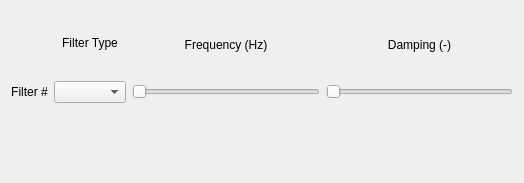
<?xml version="1.0" encoding="UTF-8"?>
<ui version="4.0">
 <class>FilterDefinition</class>
 <widget class="QWidget" name="FilterDefinition">
  <property name="geometry">
   <rect>
    <x>0</x>
    <y>0</y>
    <width>524</width>
    <height>183</height>
   </rect>
  </property>
  <property name="windowTitle">
   <string>Form</string>
  </property>
  <layout class="QHBoxLayout" name="horizontalLayout">
   <item>
    <layout class="QVBoxLayout" name="verticalLayout">
     <item>
      <widget class="QLabel" name="label_filter_n">
       <property name="text">
        <string>Filter #</string>
       </property>
       <property name="alignment">
        <set>Qt::AlignCenter</set>
       </property>
      </widget>
     </item>
    </layout>
   </item>
   <item>
    <layout class="QVBoxLayout" name="verticalLayout_3">
     <item>
      <widget class="QLabel" name="label">
       <property name="text">
        <string>Filter Type</string>
       </property>
       <property name="alignment">
        <set>Qt::AlignCenter</set>
       </property>
      </widget>
     </item>
     <item>
      <widget class="QComboBox" name="combo_filtertype"/>
     </item>
     <item>
      <widget class="QLabel" name="label_2">
       <property name="text">
        <string/>
       </property>
      </widget>
     </item>
    </layout>
   </item>
   <item>
    <layout class="QVBoxLayout" name="verticalLayout_4">
     <item>
      <widget class="QLabel" name="label_3">
       <property name="text">
        <string>Frequency (Hz)</string>
       </property>
       <property name="alignment">
        <set>Qt::AlignCenter</set>
       </property>
      </widget>
     </item>
     <item>
      <widget class="QSlider" name="slider_freq">
       <property name="maximum">
        <number>1000</number>
       </property>
       <property name="orientation">
        <enum>Qt::Horizontal</enum>
       </property>
      </widget>
     </item>
     <item>
      <widget class="QLabel" name="label_frequency">
       <property name="text">
        <string/>
       </property>
       <property name="alignment">
        <set>Qt::AlignCenter</set>
       </property>
      </widget>
     </item>
    </layout>
   </item>
   <item>
    <layout class="QVBoxLayout" name="verticalLayout_2">
     <item>
      <widget class="QLabel" name="label_5">
       <property name="text">
        <string>Damping (-)</string>
       </property>
       <property name="alignment">
        <set>Qt::AlignCenter</set>
       </property>
      </widget>
     </item>
     <item>
      <widget class="QSlider" name="slider_damping">
       <property name="maximum">
        <number>500</number>
       </property>
       <property name="singleStep">
        <number>1</number>
       </property>
       <property name="orientation">
        <enum>Qt::Horizontal</enum>
       </property>
      </widget>
     </item>
     <item>
      <widget class="QLabel" name="label_damping">
       <property name="text">
        <string/>
       </property>
       <property name="alignment">
        <set>Qt::AlignCenter</set>
       </property>
      </widget>
     </item>
    </layout>
   </item>
  </layout>
 </widget>
 <resources/>
 <connections/>
</ui>
